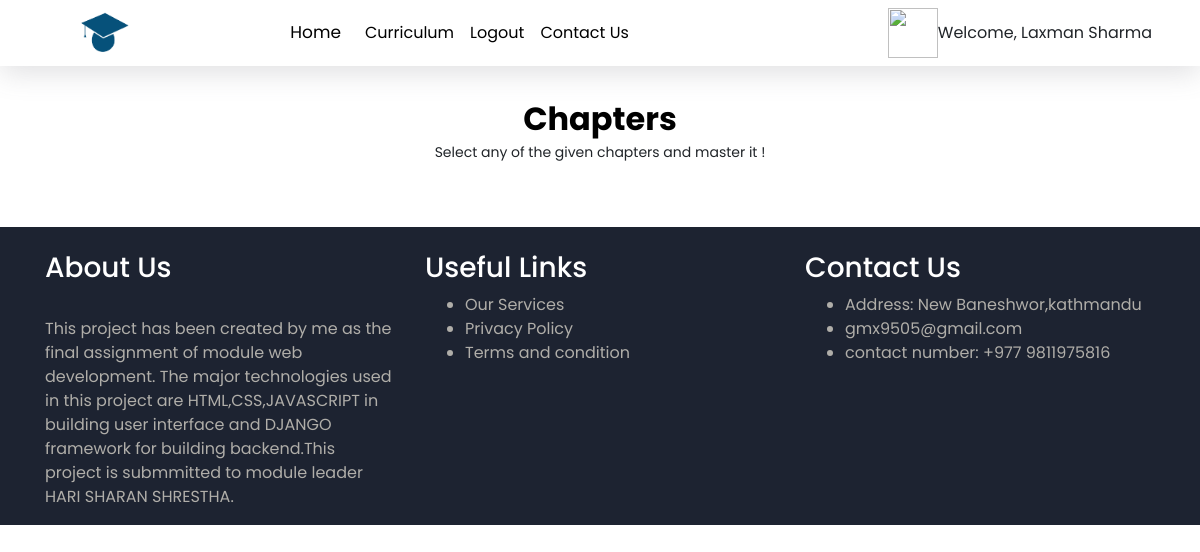
Before: /curriculum/bsc-hons-computing/1/ (signed in) with the older database file.
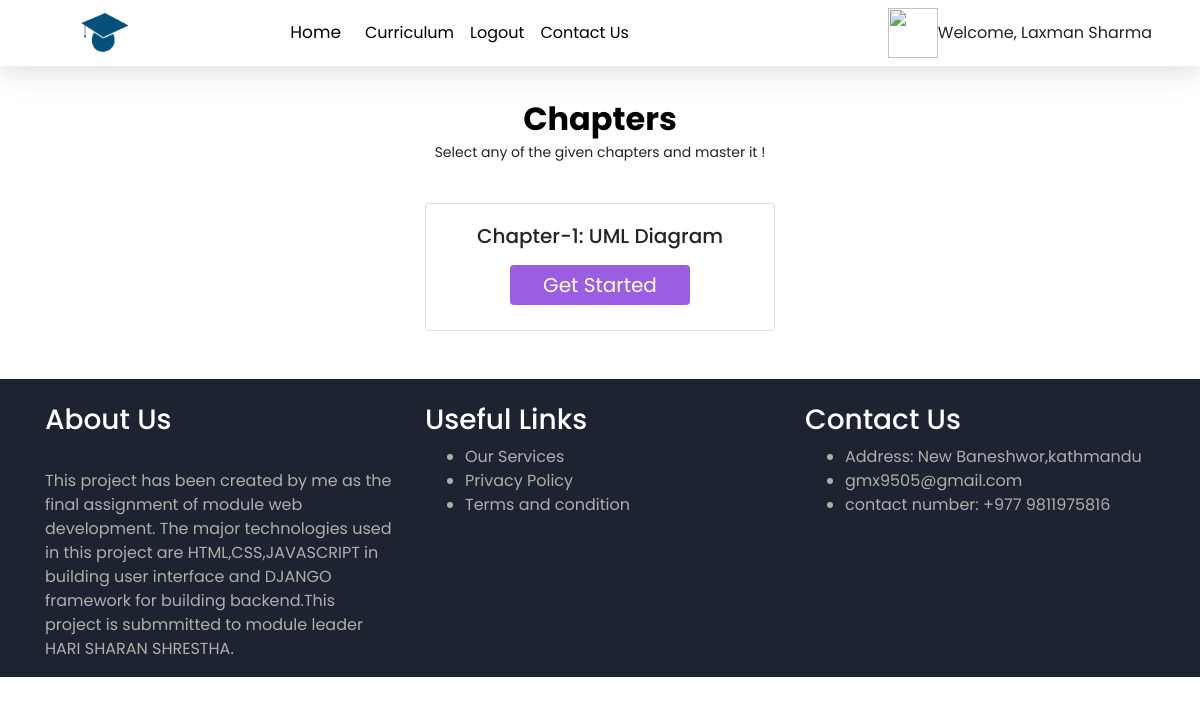
After: the same page with the newer database file.
### curriculum/models.py (models this page shows, shortened)
class Lesson(models.Model):
    lesson_id = models.CharField(max_length=100, unique=True)
    Standard = models.ForeignKey(Standard, on_delete=models.CASCADE)
    created_by = models.ForeignKey(User,on_delete=models.CASCADE)
    created_at = models.DateTimeField(auto_now_add=True)
    subject = models.ForeignKey(Subject, on_delete=models.CASCADE,related_name='lessons')
    name = models.CharField(max_length=250)
    position = models.PositiveSmallIntegerField(verbose_name="Chapter no.")
    slug = models.SlugField(null=True, blank=True)
    video = models.FileField(upload_to=save_lesson_files,verbose_name="Video", blank=True, null=True)
    ppt = models.FileField(upload_to=save_lesson_files,verbose_name="Presentations", blank=True)
    Notes = models.FileField(upload_to=save_lesson_files,verbose_name="Notes", blank=True)
    class Meta:
        ordering = ['position']

### curriculum/views.py (the view)
# urls.py: path('<str:standard>/<slug:slug>/', views.LessonListView.as_view(), name='lesson_list'),
class LessonListView(DetailView):
    context_object_name = 'subjects'
    model = Subject
    template_name = 'curriculum/lesson_list_view.html'

### curriculum/templates/curriculum/lesson_list_view.html (shortened to what this page needs)
{% extends 'base.html' %}
{% load static %}
{% block content %}
<section id="best-features" class="text-center">
  <h2 class="mb-1 mt-7 font-weight-bold" style="color:black; margin-top: 100px;">Chapters</h2>
  <p style="font-size: 14px;">Select any of the given chapters and master it !</p>
              <div class="row d-flex justify-content-center mb-3">
                {% for lesson in subjects.lessons.all %}
                <div class="col-sm-4 mb-4">
                  <div class="card box-shadow-hover">
                    <div class="card-body">
                      <h5 class="card-title">Chapter-{{lesson.position}}: {{lesson.name}}</h5>
                      <a href="{% url 'curriculum:lesson_detail' slug=lesson.slug subject=subjects.slug standard=lesson.Standard.slug %}" >
                      <button type="button" class="button-les" style="background-color: #9A5DE4;"><span>Get Started</span></button>
                      </a>
                    </div>
                  </div>
                </div>
                {% endfor %}
              </div>
</section>
{%endblock%}

Changed rows visible on the page:
added Lesson: position "1", name "UML Diagram"
